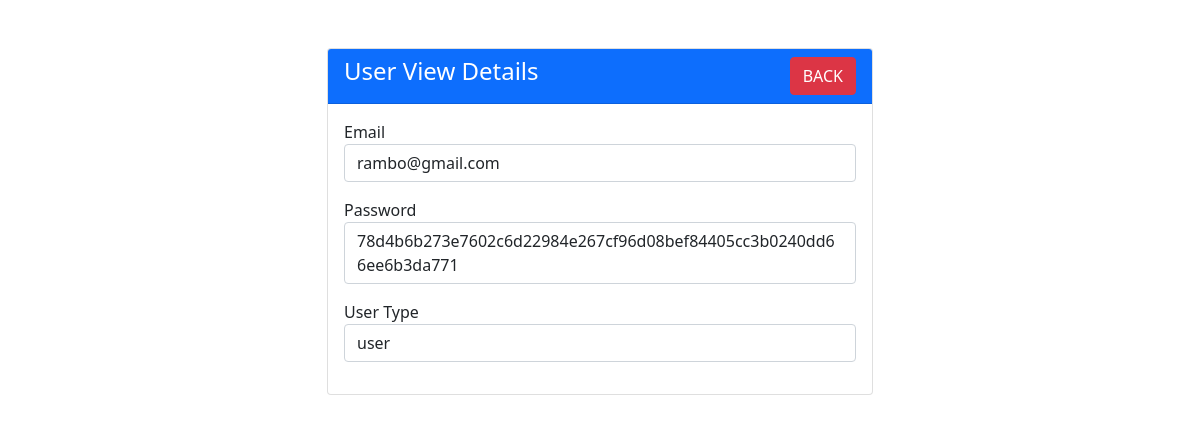
/admin/useroperations/userview.php?id=32, run on the app's committed database.
### tables this page shows
CREATE TABLE `user` (
  `id` int(11) NOT NULL,
  `email` varchar(255) NOT NULL,
  `password` varchar(255) NOT NULL,
  `usertype` varchar(255) NOT NULL DEFAULT 'user'
);

### admin/useroperations/userview.php (the view, shortened to what this page needs)
<?php
require 'dbconnection.php';
?>
<!DOCTYPE html>
<html lang="en">
<head>
    <link rel="stylesheet" href="https://cdn.jsdelivr.net/npm/bootstrap@5.1.3/dist/css/bootstrap.min.css">
</head>
<body>
    <div class="container mt-5">
        <div class="row justify-content-center">
            <div class="col-lg-6">
                <div class="card">
                    <div class="card-header bg-primary text-white">
                        <h4 class="m-0">User View Details
                            <a href="userindex.php" class="btn btn-danger float-end">BACK</a>
                        </h4>
                    </div>
                    <div class="card-body">
                        <?php
                        if (isset($_GET['id'])) {
                            $userID = mysqli_real_escape_string($connection, $_GET['id']);
                            $query = "SELECT * FROM user WHERE id='$userID'";
                            $query_run = mysqli_query($connection, $query);
                            if (mysqli_num_rows($query_run) > 0) {
                                $user = mysqli_fetch_array($query_run);
                        ?>
                                <div class="mb-3">
                                    <label for="">Email</label>
                                    <p class="form-control">
                                        <?= $user['email']; ?>
                                    </p>
                                </div>
                                <div class="mb-3">
                                    <label for="">Password</label>
                                    <p class="form-control">
                                        <?= $user['password']; ?>
                                    </p>
                                </div>
                                <div class="mb-3">
                                    <label for="">User Type</label>
                                    <p class="form-control">
                                        <?= $user['usertype']; ?>
                                    </p>
                                </div>
                        <?php
                            } else {
                                echo "<h4>No ID Found!!</h4>";
                            }
                        }
                        ?>
                    </div>
                </div>
            </div>
        </div>
    </div>
</body>
</html>

### data on the page
user: email "rambo@gmail.com", password "78d4b6b273e7602c6d22984e267cf96d08bef84405cc3b0240dd66ee6b3da771", usertype "user"
